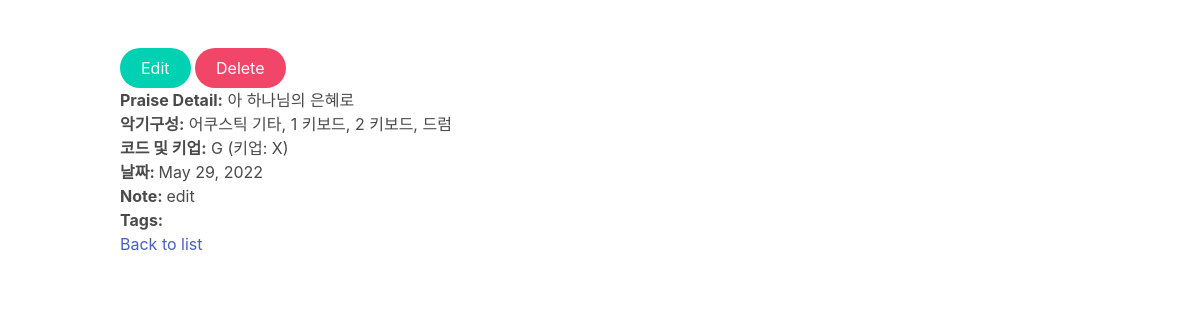
Screenshot of /praise/5/ with the database file from the repository.
### praises/models.py (models this page shows, shortened)
class Praise(models.Model):
    def validate_file(self):
        filesize = self.file.size
        megabyte_limit = 5.0
        if filesize > megabyte_limit * 1024 * 1024:
            raise ValidationError("Max file size is %sMB" % str(megabyte_limit))
    chord_list = (
        ('C', 'C'),
        ('D', 'D'),
        ('Eb', 'Eb'),
        ('E', 'E'),
        ('F', 'F'),
        ('G', 'G'),
        ('A', 'A'),
        ('Bb', 'Bb'),
        ('B', 'B'),
    )
    name = models.TextField()
    instruments = models.TextField(blank=True)
    chord = models.CharField(max_length=3, choices=chord_list, blank=True)
    key_up = models.TextField(max_length=3, default="X")
    date = models.DateField(default=timezone.now)
    note = models.CharField(max_length=256, blank=True)
    image = models.ImageField(upload_to='praises/', blank=True, null=True, validators=[validate_file])
    file = models.FileField(upload_to='praises/pdf/', blank=True, null=True,
                            validators=[FileExtensionValidator(['pdf']), validate_file],)
    tags = models.ManyToManyField(to=Tag)

### praises/views.py (the view)
# urls.py: path('<int:id>/', praise_detail_view, name='detail'),
def praise_detail_view(request, id):
    obj = Praise.objects.get(id=id)
    for tag in obj.tags.all():
        print(tag.get_bulma_color_class())
    context = {
        "object": obj,
        "modal": process_modal_vars(
            "Delete Confirmation", "Do you want to delete this content?", "Yes", reverse("praises:delete",
                                                                                         kwargs={"id": id})
        )
    }
    return render(request, "praise/detail.html", context=context)

### first_django/utils.py (called while the page is built)
def process_modal_vars(title, content, label, url=None):
    return {
        "modal_title": title,
        "modal_content": content,
        "modal_submit_label": label,
        "form_action": url,
    }

### templates/praise/detail.html (shortened to what this page needs)
{% extends "base.html" %}
{% block content %}
    <a class="button is-primary is-rounded"  style=text-align:right; href="{% url 'praises:edit' object.id %}">Edit</a>
    <button class="button is-danger is-rounded js-modal-trigger" data-target="modal-js-example">Delete</button>
    <p><b>Praise Detail:</b> {{ object.name }}</p>
    <p><b>악기구성:</b> {{ object.instruments }}</p>
    <p><b>코드 및 키업:</b> {{ object.chord }} (키업: {{ object.key_up }})</p>
    <p><b>날짜: </b>{{ object.date}} </p>
    <p><b>Note: </b>{{ object.note }}</p>
    <div>
        <p><b>Tags:</b></p>
    </div>
    <p><a href="{% url 'praises:list' %}"> Back to list </a></p>
{% endblock content %}

### rows the page displays
Praise: name "아 하나님의 은혜로", instruments "어쿠스틱 기타, 1 키보드, 2 키보드, 드럼", chord "G", key_up "X", date "May 29, 2022", note "edit"
